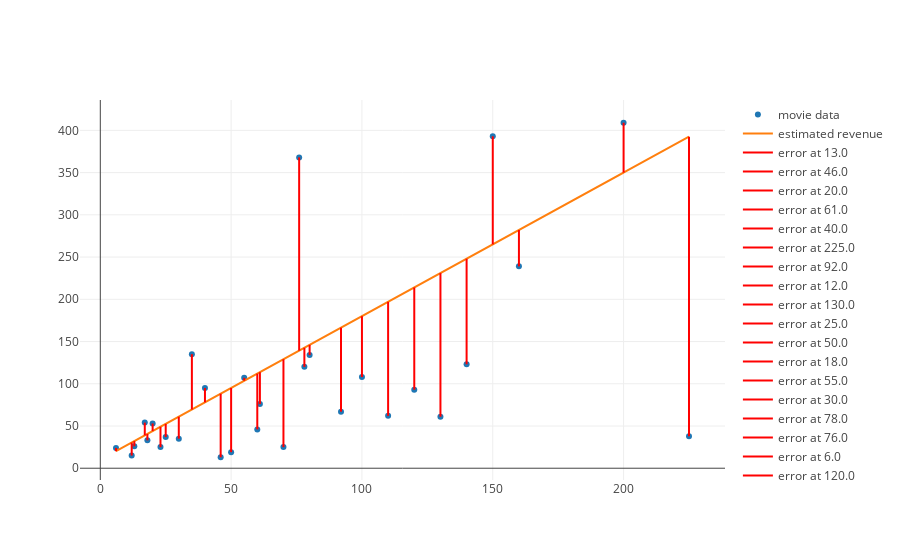

This figure's notebook cell:
### Code cell
from plotly.offline import iplot, init_notebook_mode
init_notebook_mode(connected=True)

from graph import trace_values, m_b_trace, plot

if x_values and y_values:
    movies_trace = trace_values(x_values, y_values, text=titles, name='movie data')
    regression_trace = m_b_trace(1.7, 10, x_values, name='estimated revenue')
    plot([movies_trace, regression_trace, *errors_for_regression])

### Figure 1 — Plotly figure (JSON) as saved in the notebook; plotly's stock layout.template omitted (floating-point values rounded to 4 significant figures)
{"data": [{"mode": "markers", "name": "movie data", "text": ["21 &amp; Over", "Dredd 3D", "12 Years a Slave", "2 Guns", "42", "47 Ronin", "A Good Day to Die Hard", "About Time", "After Earth", "August: Osage County", "Beautiful Creatures", "Blue Jasmine", "Captain Phillips", "Carrie", "Cloudy with a Chance of Meatballs 2", "Despicable Me 2", "Don Jon", "Elysium", "Ender&#39;s Game", "Epic", "Escape Plan", "Evil Dead", "Fast and Furious 6", "Frozen", "G.I. Joe: Retaliation", "Gangster Squad", "Grown Ups", "Her", "Identity Thief", "Iron Man 3"], "type": "scatter", "uid": "ada97cc4-4f46-11e9-85f1-a5a05d7a551a", "x": [13, 46, 20, 61, 40, 225, 92, 12, 130, 25, 50, 18, 55, 30, 78, 76, 6, 120, 110, 100, 70, 17, 160, 150, 140, 60, 80, 23, 35, 200], "y": [26, 13, 53, 76, 95, 38, 67, 15, 61, 37, 19, 33, 107, 35, 120, 368, 24, 93, 62, 108, 25, 54, 239, 393, 123, 46, 134, 25, 135, 409]}, {"mode": "lines", "name": "estimated revenue", "type": "scatter", "uid": "ada97e36-4f46-11e9-85f1-a5a05d7a551a", "x": [13, 46, 20, 61, 40, 225, 92, 12, 130, 25, 50, 18, 55, 30, 78, 76, 6, 120, 110, 100, 70, 17, 160, 150, 140, 60, 80, 23, 35, 200], "y": [32.1, 88.2, 44, 113.7, 78, 392.5, 166.4, 30.4, 231, 52.5, 95, 40.6, 103.5, 61, 142.6, 139.2, 20.2, 214, 197, 180, 129, 38.9, 282, 265, 248, 112, 146, 49.1, 69.5, 350]}, {"marker": {"color": "red"}, "mode": "lines", "name": "error at 13.0", "type": "scatter", "uid": "ada97ee0-4f46-11e9-85f1-a5a05d7a551a", "x": [13, 13], "y": [26, 32.1]}, {"marker": {"color": "red"}, "mode": "lines", "name": "error at 46.0", "type": "scatter", "uid": "ada97f76-4f46-11e9-85f1-a5a05d7a551a", "x": [46, 46], "y": [13, 88.2]}, {"marker": {"color": "red"}, "mode": "lines", "name": "error at 20.0", "type": "scatter", "uid": "ada9800c-4f46-11e9-85f1-a5a05d7a551a", "x": [20, 20], "y": [44, 53]}, {"marker": {"color": "red"}, "mode": "lines", "name": "error at 61.0", "type": "scatter", "uid": "ada98098-4f46-11e9-85f1-a5a05d7a551a", "x": [61, 61], "y": [76, 113.7]}, {"marker": {"color": "red"}, "mode": "lines", "name": "error at 40.0", "type": "scatter", "uid": "ada98124-4f46-11e9-85f1-a5a05d7a551a", "x": [40, 40], "y": [78, 95]}, {"marker": {"color": "red"}, "mode": "lines", "name": "error at 225.0", "type": "scatter", "uid": "ada981a6-4f46-11e9-85f1-a5a05d7a551a", "x": [225, 225], "y": [38, 392.5]}, {"marker": {"color": "red"}, "mode": "lines", "name": "error at 92.0", "type": "scatter", "uid": "ada98232-4f46-11e9-85f1-a5a05d7a551a", "x": [92, 92], "y": [67, 166.4]}, {"marker": {"color": "red"}, "mode": "lines", "name": "error at 12.0", "type": "scatter", "uid": "ada98322-4f46-11e9-85f1-a5a05d7a551a", "x": [12, 12], "y": [15, 30.4]}, {"marker": {"color": "red"}, "mode": "lines", "name": "error at 130.0", "type": "scatter", "uid": "ada983ae-4f46-11e9-85f1-a5a05d7a551a", "x": [130, 130], "y": [61, 231]}, {"marker": {"color": "red"}, "mode": "lines", "name": "error at 25.0", "type": "scatter", "uid": "ada9843a-4f46-11e9-85f1-a5a05d7a551a", "x": [25, 25], "y": [37, 52.5]}, {"marker": {"color": "red"}, "mode": "lines", "name": "error at 50.0", "type": "scatter", "uid": "ada984bc-4f46-11e9-85f1-a5a05d7a551a", "x": [50, 50], "y": [19, 95]}, {"marker": {"color": "red"}, "mode": "lines", "name": "error at 18.0", "type": "scatter", "uid": "ada98548-4f46-11e9-85f1-a5a05d7a551a", "x": [18, 18], "y": [33, 40.6]}, {"marker": {"color": "red"}, "mode": "lines", "name": "error at 55.0", "type": "scatter", "uid": "ada985ca-4f46-11e9-85f1-a5a05d7a551a", "x": [55, 55], "y": [103.5, 107]}, {"marker": {"color": "red"}, "mode": "lines", "name": "error at 30.0", "type": "scatter", "uid": "ada98656-4f46-11e9-85f1-a5a05d7a551a", "x": [30, 30], "y": [35, 61]}, {"marker": {"color": "red"}, "mode": "lines", "name": "error at 78.0", "type": "scatter", "uid": "ada986d8-4f46-11e9-85f1-a5a05d7a551a", "x": [78, 78], "y": [120, 142.6]}, {"marker": {"color": "red"}, "mode": "lines", "name": "error at 76.0", "type": "scatter", "uid": "ada98764-4f46-11e9-85f1-a5a05d7a551a", "x": [76, 76], "y": [139.2, 368]}, {"marker": {"color": "red"}, "mode": "lines", "name": "error at 6.0", "type": "scatter", "uid": "ada987f0-4f46-11e9-85f1-a5a05d7a551a", "x": [6, 6], "y": [20.2, 24]}, {"marker": {"color": "red"}, "mode": "lines", "name": "error at 120.0", "type": "scatter", "uid": "ada98872-4f46-11e9-85f1-a5a05d7a551a", "x": [120, 120], "y": [93, 214]}, {"marker": {"color": "red"}, "mode": "lines", "name": "error at 110.0", "type": "scatter", "uid": "ada988f4-4f46-11e9-85f1-a5a05d7a551a", "x": [110, 110], "y": [62, 197]}, {"marker": {"color": "red"}, "mode": "lines", "name": "error at 100.0", "type": "scatter", "uid": "ada98976-4f46-11e9-85f1-a5a05d7a551a", "x": [100, 100], "y": [108, 180]}, {"marker": {"color": "red"}, "mode": "lines", "name": "error at 70.0", "type": "scatter", "uid": "ada98a02-4f46-11e9-85f1-a5a05d7a551a", "x": [70, 70], "y": [25, 129]}, {"marker": {"color": "red"}, "mode": "lines", "name": "error at 17.0", "type": "scatter", "uid": "ada98a84-4f46-11e9-85f1-a5a05d7a551a", "x": [17, 17], "y": [38.9, 54]}, {"marker": {"color": "red"}, "mode": "lines", "name": "error at 160.0", "type": "scatter", "uid": "ada98b06-4f46-11e9-85f1-a5a05d7a551a", "x": [160, 160], "y": [239, 282]}, {"marker": {"color": "red"}, "mode": "lines", "name": "error at 150.0", "type": "scatter", "uid": "ada98b92-4f46-11e9-85f1-a5a05d7a551a", "x": [150, 150], "y": [265, 393]}, {"marker": {"color": "red"}, "mode": "lines", "name": "error at 140.0", "type": "scatter", "uid": "ada98c1e-4f46-11e9-85f1-a5a05d7a551a", "x": [140, 140], "y": [123, 248]}, {"marker": {"color": "red"}, "mode": "lines", "name": "error at 60.0", "type": "scatter", "uid": "ada98ca0-4f46-11e9-85f1-a5a05d7a551a", "x": [60, 60], "y": [46, 112]}, {"marker": {"color": "red"}, "mode": "lines", "name": "error at 80.0", "type": "scatter", "uid": "ada98d2c-4f46-11e9-85f1-a5a05d7a551a", "x": [80, 80], "y": [134, 146]}, {"marker": {"color": "red"}, "mode": "lines", "name": "error at 23.0", "type": "scatter", "uid": "ada98dae-4f46-11e9-85f1-a5a05d7a551a", "x": [23, 23], "y": [25, 49.1]}, {"marker": {"color": "red"}, "mode": "lines", "name": "error at 35.0", "type": "scatter", "uid": "ada98e30-4f46-11e9-85f1-a5a05d7a551a", "x": [35, 35], "y": [69.5, 135]}, {"marker": {"color": "red"}, "mode": "lines", "name": "error at 200.0", "type": "scatter", "uid": "ada98ea8-4f46-11e9-85f1-a5a05d7a551a", "x": [200, 200], "y": [350, 409]}], "layout": {}}
